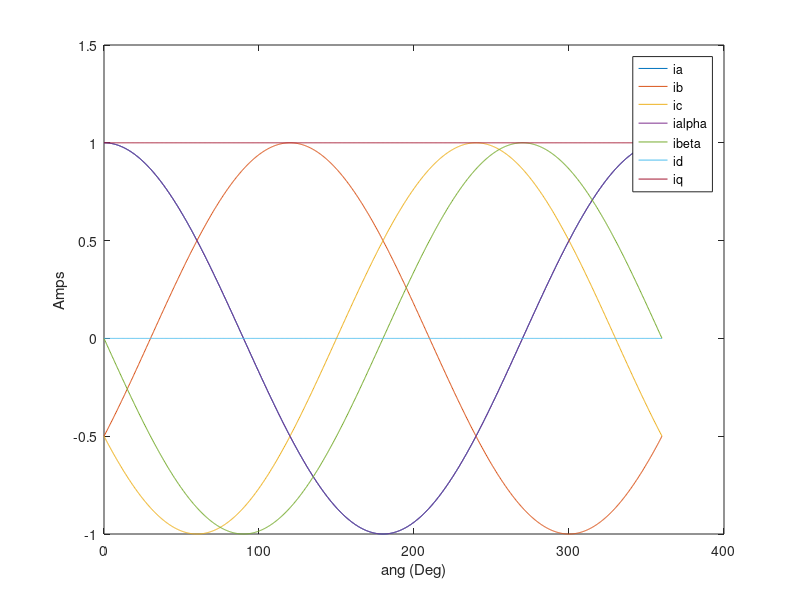
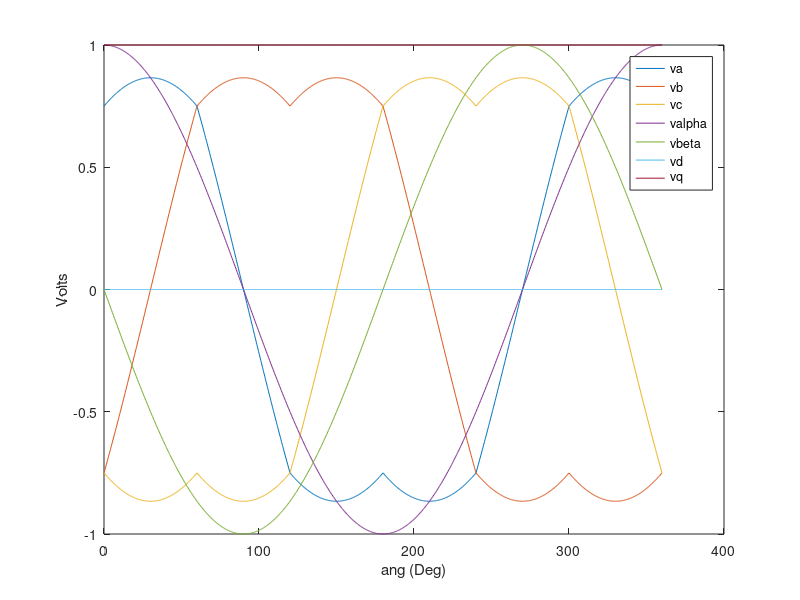

Write MATLAB code to recreate these figures, in order. (Note: this script raises an error after producing the figures.)
%
%  This script simulates FOC signals.
%
%  This is used to generate test data for barkour foc_commutation unit tests.
%
%  Test data is generated in output file:
%  barkour/drivers/stm32h7_hal/foc_commutation_test_data.h
%
%  This file is included in the realtime_foc_tests.cc and used in the unit tests
%  for the foc functions.
%

close all;
clear all;

iang = 0:(2*pi/1000):(2 * pi);
ang=iang;

d=zeros(size(ang));
q=ones(size(ang));



%ia =cos(ang);
%ib =cos(ang - 2/3 * pi);
%ic =cos(ang + 2/3 * pi);

function [alpha,beta] = ClarkeTransform( a, b, c )

  oneOverSqrt3 = -1.0 / sqrt(3);

  alpha=a;
  beta= oneOverSqrt3 * (a + b + b);

endfunction

function [a,b,c] = InverseClarkeTransform( alpha, beta)
  sqrt3beta = sqrt(3) * beta;

   a = alpha;
   b = (-alpha - sqrt3beta) * 0.5;
   c = (-alpha + sqrt3beta) * 0.5;

endfunction

function [d,q]=  ParkTransform( alpha,  beta,  angle)

   cos_el_angle = cos(angle);
   sin_el_angle = sin(angle);

   d = sin_el_angle .* alpha + cos_el_angle .* beta;
   q = cos_el_angle .* alpha - sin_el_angle .* beta;

endfunction

function [alpha,beta]  = InverseParkTransform( d,  q,  angle)

   cos_el_angle = cos(angle);
   sin_el_angle = sin(angle);
   alpha = sin_el_angle .* d + cos_el_angle .* q;
   beta = cos_el_angle .* d - sin_el_angle .* q;

endfunction

function [pss,pss_tag] = SampleSelect(va,vb,vc)

  [~,i] = min([va,vb,vc]);

  if(i==1)
        pss_tag="kBC";
  else if (i==2)
        pss_tag="kAC";
     else
        pss_tag="kAB";
     endif
  endif

  pss = i;

endfunction

[alpha,beta] = InverseParkTransform(d,q,ang);
[ia,ib,ic] = InverseClarkeTransform(alpha,beta);

[ialpha,ibeta] = ClarkeTransform(ia,ib,ic);
[id,iq] = ParkTransform(ialpha,ibeta,ang);

figure(1)
plot(ang*180/pi,[ia;ib;ic;ialpha;ibeta;id;iq]);
legend("ia","ib","ic","ialpha","ibeta","id","iq");
xlabel("ang (Deg)")
ylabel("Amps")

[alpha,beta]=InverseParkTransform(d,q,ang);
[a,b,c] = InverseClarkeTransform(alpha,beta);

minphase = min([a;b;c]);
maxphase = max([a;b;c]);

com = (minphase+maxphase)/2;
asv=a-com;
bsv=b-com;
csv=c-com;



figure(2)
plot(ang*180/pi,[asv;bsv;csv;alpha;beta;d;q])
legend("va","vb","vc","valpha","vbeta","vd","vq");
xlabel("ang (Deg)")
ylabel("Volts")

td_fh = fopen("../../barkour/drivers/stm32h7_hal/foc_commutation_test_data.h","w+");

NUM_TESTS=24;

fprintf(td_fh,"//\n#pragma once\n\n//\n// This file is auto generated by the ");
fprintf(td_fh,"matlab/octave script\n");
fprintf(td_fh,"// .../barkour_firmware/scripts/testdata/FocMathTestDataGen.m\n//\n\n");
fprintf(td_fh,"// This file is included in the realtime_foc_tests.cc\n");
fprintf(td_fh,"// and used in the unit tests for the foc functions.\n//\n\n");

fprintf(td_fh,"#define NUM_COM_TESTS %d\n",NUM_TESTS);
fprintf(td_fh,"#define FOC_COM_TEST_DATA_INIT { \\\n");

idx=1;
step=int16(length(ang)/NUM_TESTS);

sense_r = 0.0015;
csa_gain = 20;
adc_ref = 3.3;
num_pole_pairs = 21;
counts_per_turn = 2^16-1;
bus_voltage = 24;

scale= bus_voltage/2;
da = (asv/scale+1)/2;
db = (bsv/scale+1)/2;
dc = (csv/scale+1)/2;

figure(3)
plot(ang*180/pi,100*[da;db;dc]);
i_scale = (2^16-1)*((sense_r * csa_gain)/adc_ref);
i_offset =(2^16-1)/2.0;
legend("da","db","dc");
xlabel("ang (Deg)");
ylabel("Duty %");

pss= 3;

for i = 1:NUM_TESTS;
   if(pss==1)
     i1 = ic(idx);
     i2 = ib(idx);
   endif;

   if(pss==2)
     i1 = ic(idx);
     i2 = ia(idx);
   endif;

   if(pss==3)
     i1 = ia(idx);
     i2 = ib(idx);
   endif;

   phase_offset = 0; % pi/2;

   fprintf(td_fh,"/* %f */ {",ang(idx));
   fprintf(td_fh,"{%lu, %lu, %lu},", ...
           int32(((counts_per_turn)/num_pole_pairs) * mod((ang(idx)+phase_offset),2*pi)/(2 *pi)), ...
           uint32(i1*i_scale+i_offset), uint32(i2*i_scale+i_offset) ...
   );
   [pss,pss_tag]=SampleSelect( da(idx), db(idx), dc(idx));

   scale= bus_voltage/2;


   fprintf(td_fh,"FocInterface::FocState(%f, %f, %f,   %f, %f, %f,   %f, %f,   %f, %f,  %f, PhaseSampleSelection::%s)", ...
       ia(idx), ib(idx), ic(idx), ...
       da(idx),db(idx),dc(idx), ...
       id(idx), iq(idx), ...
       d(idx), q(idx), ...
       mod(ang(idx)+phase_offset,2*pi), ...
       pss_tag ...
   );
   if(i ~= NUM_TESTS)
     fprintf(td_fh,"}, \\\n");
   else
     fprintf(td_fh,"} \\\n");
   endif

   idx = idx+step;

endfor

fprintf(td_fh,"}\n");

fclose(td_fh);

% Print usefull values for other unit tests
[a,b]=ClarkeTransform(1,-.5,-.5)
[a,b]=ClarkeTransform(0,sqrt(3)/2,-sqrt(3)/2)

[a,b,c]=InverseClarkeTransform(1,0)
[a,b,c]=InverseClarkeTransform(0,1)

ang(100)
da(100)
db(100)
dc(100)
